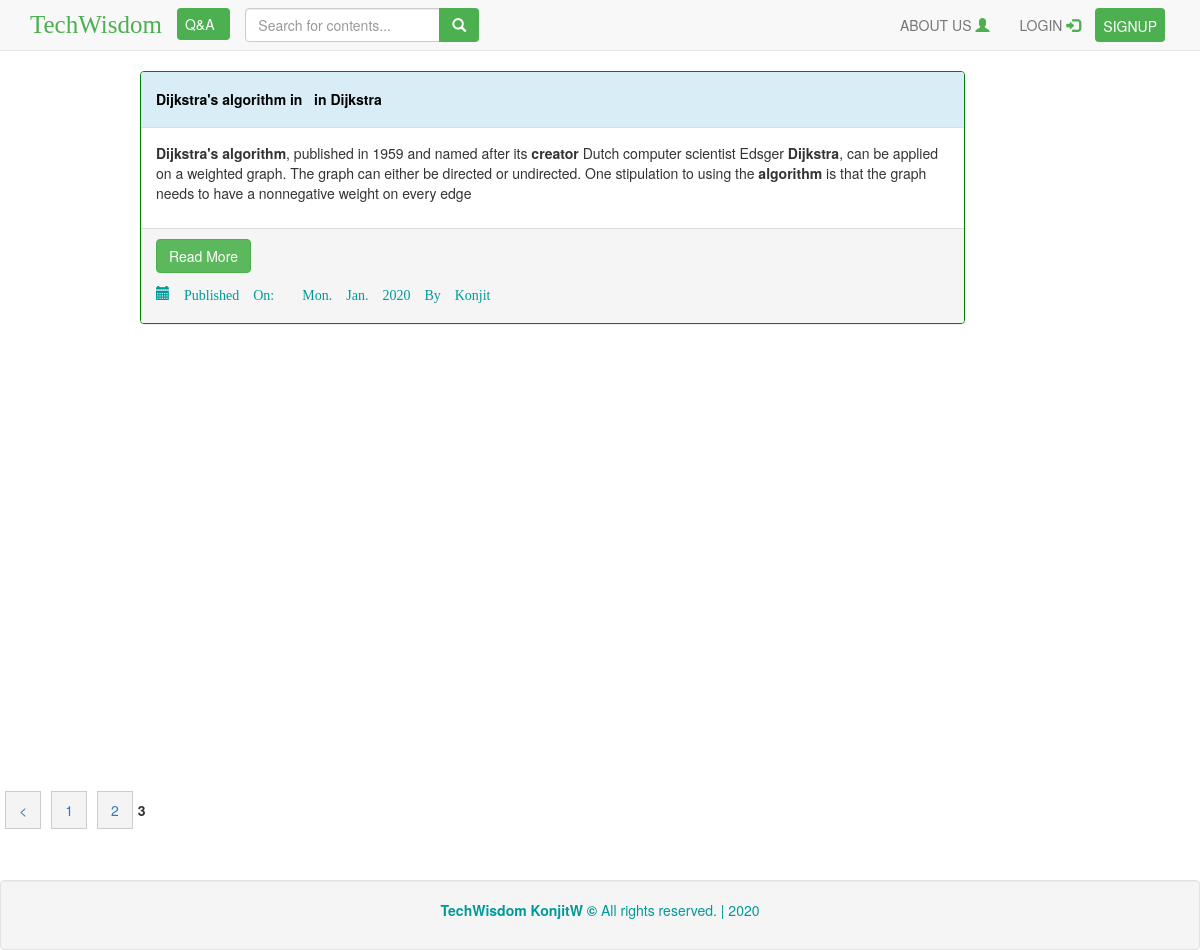
/categories/units/29/Dijkstra, run on the app's committed database.
### tables this page shows
CREATE TABLE `units` (
  `id` int(11) NOT NULL,
  `title` varchar(255) DEFAULT NULL,
  `body` text DEFAULT NULL,
  `slug` varchar(255) DEFAULT NULL,
  `created_at` timestamp NULL DEFAULT current_timestamp(),
  `subcategory_id` int(11) DEFAULT NULL,
  `unit_img` varchar(255) DEFAULT NULL,
  `user_id` int(11) DEFAULT NULL,
  `resources` varchar(300) DEFAULT NULL
);

CREATE TABLE `users` (
  `id` int(11) NOT NULL,
  `first_name` varchar(255) NOT NULL,
  `last_name` varchar(255) NOT NULL,
  `username` varchar(255) NOT NULL,
  `email` varchar(255) NOT NULL,
  `password` varchar(255) NOT NULL,
  `profile_pic` varchar(256) NOT NULL,
  `code` varchar(500) NOT NULL,
  `activated` int(2) NOT NULL,
  `created_at` timestamp NOT NULL DEFAULT current_timestamp() ON UPDATE current_timestamp()
);

### application/controllers/Categories.php (called while the page is built, shortened)
<?php
class Categories extends CI_Controller {
    public function units($id, $subcat_name, $offset = 0) {
        $data['title'] = "Units";
        $data['subcat_name'] = $this->uri->segment(4);
        $data['subcategories'] = $this->unit->get_subcategories_units($id);
        $config['per_page'] = 2;
        $data['units'] = $this->unit->get_units_by_subcategory($config['per_page'], $offset, $id);
        $this->load->view('templates/header', $data);
        $this->load->view('units/index', $data);
        $this->load->view('templates/footer');
    }
}

### index.php (called while the page is built, shortened)
<?php
require_once BASEPATH.'core/CodeIgniter.php';

### application/models/Unit.php (called while the page is built, shortened)
<?php
class Unit extends CI_Model{
    public function get_units_by_subcategory( $limit = FALSE, $offset=FALSE, $id){
        $sql = "SELECT * FROM `units` JOIN `users` ON `units`.`user_id` = `users`.`id` AND `units`.`subcategory_id` = $id ;";
        $query = $this->db->query($sql);
        return $query->result_array();
    }
}

### application/views/units/index.php (the view, shortened to what this page needs)
<!DOCTYPE html>
<div class="col-md-offset-1 col-md-9">
</div>
<?php foreach ($units as $unit) : ?>
<div class="col-md-offset-1 col-md-9" style="padding-top: 20px;">
        <div class=" panel panel-info" style="border-color:green;">
            <div class="panel-heading">
                <h5 style="color: black;"><strong><?php echo $unit['title']; ?> in <?php echo ""?> &nbsp; in <?php echo $subcat_name?></strong></h5>
            </div>
            <div class="panel-body">
                <?php echo word_limiter($unit['body'], 100); ?>
            </div>
            <div class="panel-footer">
                <p><a class="btn btn-success" href="<?php echo site_url('/units/' . $unit['slug']); ?>">Read More</a></p>
               <p class=" float-right"><span class="glyphicon glyphicon-calendar" style="color: #099;"> Published On: &nbsp;<?php echo date('D. M. Y', strtotime($unit['created_at']));  ?> By <?php echo $unit['username'];?></p>
            </div>
        </div>
    </div>
<?php endforeach; ?>
</div>
<?php echo $this->pagination->create_links(); ?>

### data on the page
units: title "Dijkstra's algorithm", body "Dijkstra's algorithm , published in 1959 and named after its creator Dutch computer scientist Edsger Dijkstra , can be applied on a weighted graph. The graph can either be directed or undirected. One stipulation to using the algorithm is that the graph needs to have a nonnegative weight on every edge", user.created_at "Mon. Jan. 2020", user.username "Konjit"

### other printed values
$this->pagination->create_links() "< 1 2 3"
